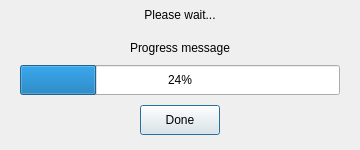
<?xml version="1.0" encoding="UTF-8"?>
<ui version="4.0">
 <class>Dialog</class>
 <widget class="QDialog" name="Dialog">
  <property name="geometry">
   <rect>
    <x>0</x>
    <y>0</y>
    <width>360</width>
    <height>150</height>
   </rect>
  </property>
  <property name="sizePolicy">
   <sizepolicy hsizetype="Fixed" vsizetype="Fixed">
    <horstretch>0</horstretch>
    <verstretch>0</verstretch>
   </sizepolicy>
  </property>
  <property name="minimumSize">
   <size>
    <width>360</width>
    <height>150</height>
   </size>
  </property>
  <property name="maximumSize">
   <size>
    <width>360</width>
    <height>150</height>
   </size>
  </property>
  <property name="windowTitle">
   <string>Dialog</string>
  </property>
  <widget class="QLabel" name="bg">
   <property name="geometry">
    <rect>
     <x>0</x>
     <y>0</y>
     <width>360</width>
     <height>150</height>
    </rect>
   </property>
   <property name="styleSheet">
    <string notr="true"/>
   </property>
   <property name="text">
    <string/>
   </property>
  </widget>
  <widget class="QProgressBar" name="progress_bar">
   <property name="geometry">
    <rect>
     <x>20</x>
     <y>65</y>
     <width>320</width>
     <height>30</height>
    </rect>
   </property>
   <property name="value">
    <number>24</number>
   </property>
   <property name="alignment">
    <set>Qt::AlignCenter</set>
   </property>
  </widget>
  <widget class="QLabel" name="wait_lbl">
   <property name="geometry">
    <rect>
     <x>0</x>
     <y>5</y>
     <width>360</width>
     <height>20</height>
    </rect>
   </property>
   <property name="text">
    <string>Please wait...</string>
   </property>
   <property name="alignment">
    <set>Qt::AlignCenter</set>
   </property>
  </widget>
  <widget class="QLabel" name="msg_lbl">
   <property name="geometry">
    <rect>
     <x>20</x>
     <y>30</y>
     <width>320</width>
     <height>25</height>
    </rect>
   </property>
   <property name="text">
    <string>Progress message</string>
   </property>
   <property name="alignment">
    <set>Qt::AlignBottom|Qt::AlignHCenter</set>
   </property>
   <property name="wordWrap">
    <bool>true</bool>
   </property>
  </widget>
  <widget class="QPushButton" name="close_btn">
   <property name="geometry">
    <rect>
     <x>140</x>
     <y>105</y>
     <width>80</width>
     <height>30</height>
    </rect>
   </property>
   <property name="styleSheet">
    <string notr="true"/>
   </property>
   <property name="text">
    <string>Done</string>
   </property>
  </widget>
 </widget>
 <resources/>
 <connections/>
</ui>
